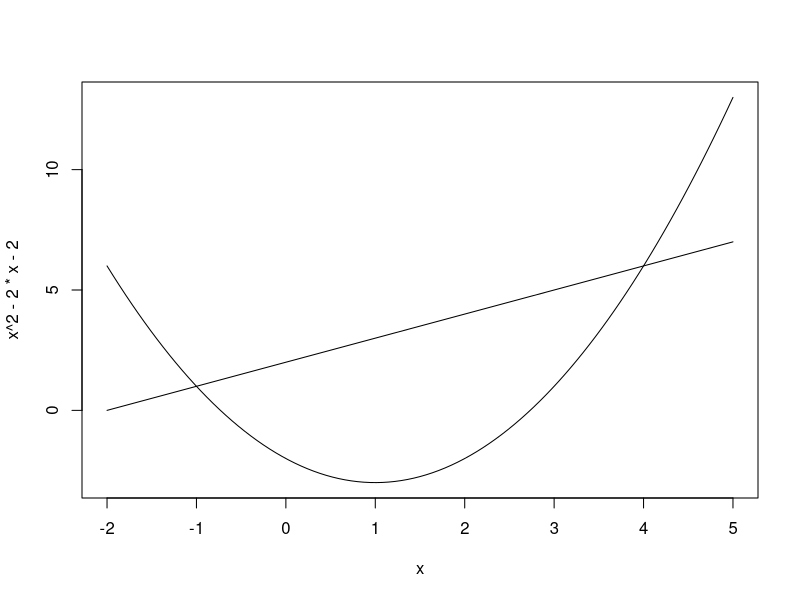

Write R code to recreate this figure.
## ---- chunk 1
library(ggplot2)
library(psych)
library(dplyr)
library(knitr)
library(tidyr)
## ---- chunk 2
curve(x^2 -2*x-2, -2, 5)
curve(x+2, add = TRUE, -2,5)
